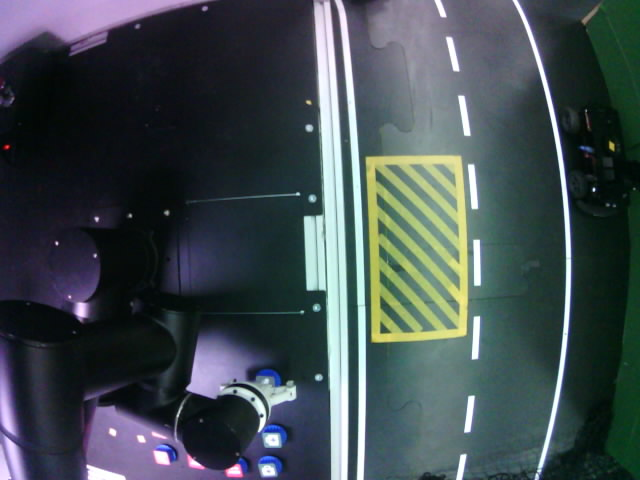
#> input picture MANIPULATOR/change_of_perspective/images/CarCam.jpg, 640 x 480 px, given in place of the camera
$ python track_bars.py
#> lines starting #> are read from the running program, lines starting #| are printed output that depends on the picture; after the words box and inside, x2 and y2 are one past the last pixel; in counts of white or black regions, pixels touching at a corner belong together
import cv2
import os


class ColorTracker:

    def __init__(self):
        self.main_dir = os.path.dirname(os.path.abspath(__file__))

        self.minb, self.ming, self.minr = 0, 0, 0
        self.maxb, self.maxg, self.maxr = 255, 255, 255
        self.create_trackbar()


    def create_trackbar(self):
        """Создает трекбары для настройки цветовых порогов"""

        cv2.namedWindow("trackbar")
        cv2.createTrackbar('minb', 'trackbar', self.minb, 255, lambda x: None)
#> slider 'minb' is set to 51
        cv2.createTrackbar('ming', 'trackbar', self.ming, 255, lambda x: None)
#> slider 'ming' is set to 51
        cv2.createTrackbar('minr', 'trackbar', self.minr, 255, lambda x: None)
#> slider 'minr' is set to 51
#> further down, frame is the input picture: shape (480, 640, 3); mean B, G, R 79.5, 75.9, 65.1
        cv2.createTrackbar('maxb', 'trackbar', self.maxb, 255, lambda x: None)
        cv2.createTrackbar('maxg', 'trackbar', self.maxg, 255, lambda x: None)
        cv2.createTrackbar('maxr', 'trackbar', self.maxr, 255, lambda x: None)


    def get_trackbar_positions(self):
        """Получает текущие значения трекбаров"""

        self.minb = cv2.getTrackbarPos('minb', 'trackbar')
        self.ming = cv2.getTrackbarPos('ming', 'trackbar')
        self.minr = cv2.getTrackbarPos('minr', 'trackbar')
        self.maxb = cv2.getTrackbarPos('maxb', 'trackbar')
        self.maxg = cv2.getTrackbarPos('maxg', 'trackbar')
        self.maxr = cv2.getTrackbarPos('maxr', 'trackbar')


    def process_frame(self, frame):
        """Обрабатывает кадр, применяя маску по цвету"""

        hsv = cv2.cvtColor(frame, cv2.COLOR_BGR2HSV)
#> hsv: shape (480, 640, 3); mean H, S, V 97.9, 91.6, 84.9
        self.get_trackbar_positions()

        mask = cv2.inRange(hsv, (self.minb, self.ming, self.minr), (self.maxb, self.maxg, self.maxr))
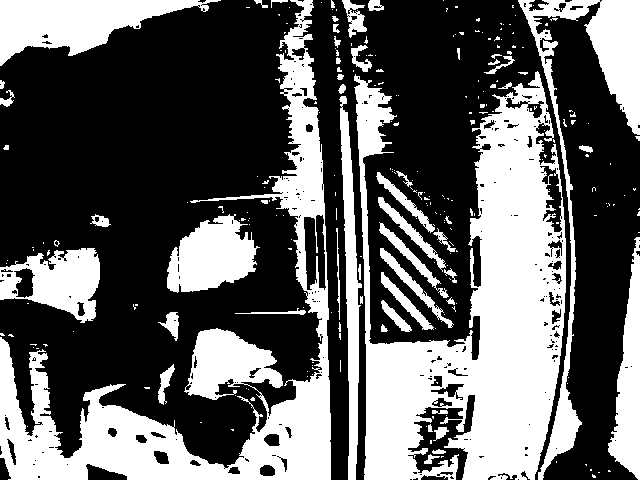
#> mask: shape (480, 640); 38.1% white; 259 white regions (203 under 20 px), largest, box (x1, y1, x2, y2) and area: (354, 71, 566, 480) 43441, (0, 0, 331, 480) 32228, (518, 0, 640, 480) 9069
        result = cv2.bitwise_and(frame, frame, mask=mask)
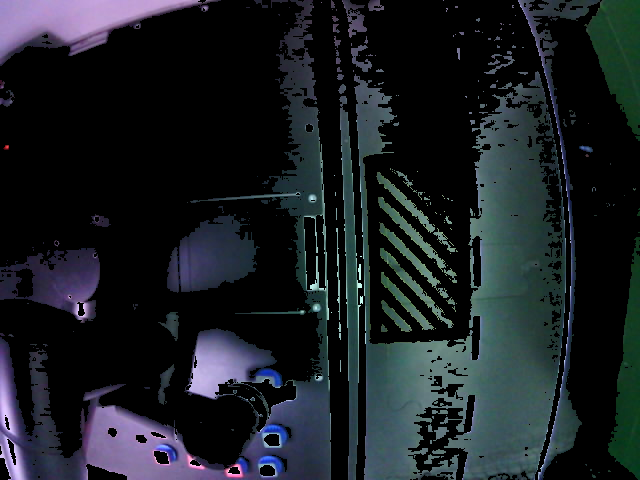
#> result: shape (480, 640, 3); mean B, G, R 36.1, 31.4, 26.3

        cv2.imshow('result', result)

        k = cv2.waitKey(1)
#> (key q is pressed here)
        if k == ord('q'):
            exit()
#> (the program exits here)

$ run again, on MANIPULATOR/change_of_perspective/images/ObjectCam.jpg
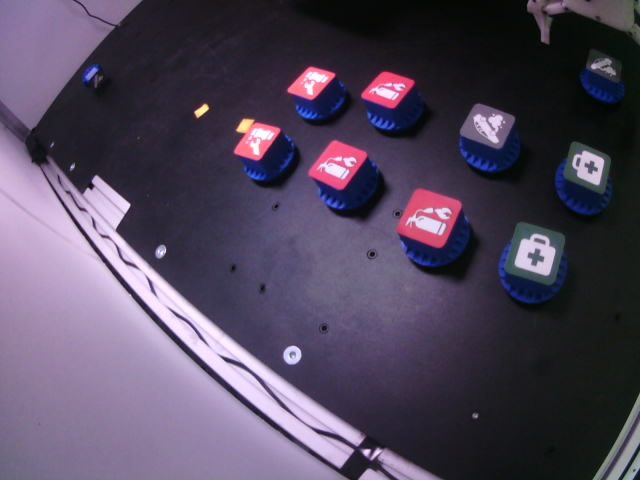
#> input picture MANIPULATOR/change_of_perspective/images/ObjectCam.jpg, 640 x 480 px, given in place of the camera
#> frame is the input picture: shape (480, 640, 3); mean B, G, R 92.3, 71.5, 81.7
#> hsv: shape (480, 640, 3); mean H, S, V 122.4, 68.5, 94.6
#> in process_frame, `mask = cv2.inRange(hsv, (self.minb, self.ming, self.minr), (self.maxb,..`:
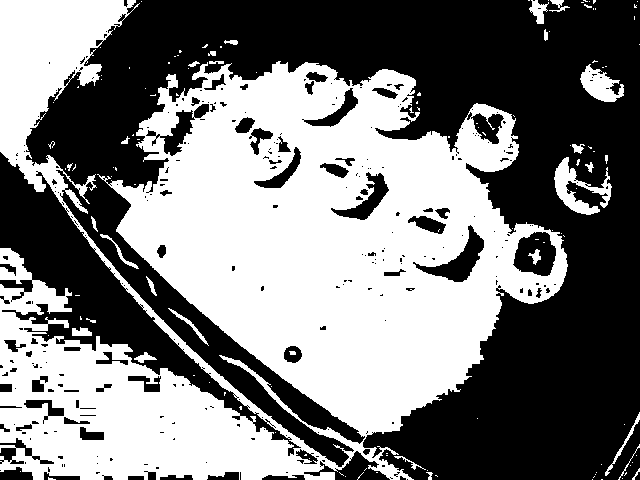
#> mask: shape (480, 640); 48.6% white; 130 white regions (101 under 20 px), largest, box (x1, y1, x2, y2) and area: (0, 0, 568, 480) 144751, (554, 157, 612, 215) 1280, (580, 64, 624, 102) 899
#> in process_frame, `result = cv2.bitwise_and(frame, frame, mask=mask)`:
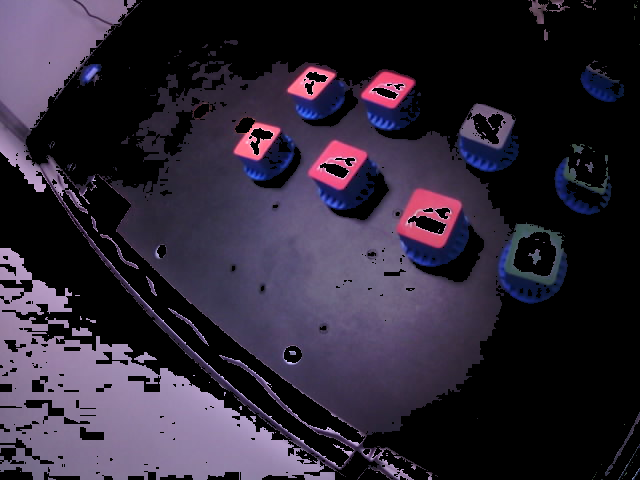
#> result: shape (480, 640, 3); mean B, G, R 53.8, 38.8, 46.4
